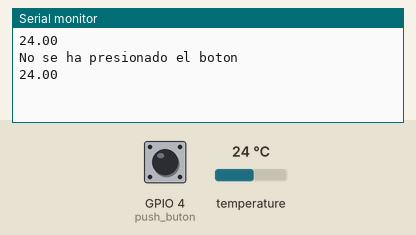
Recording of a sketch running on a simulated ESP32. On the bench: the last lines printed to the serial monitor. The test bench sets the inputs (shaded band); at power-on: temperature 24 °C, GPIO 4 (push_buton) HIGH.

Above: at 7.5 s.
7.6 s: temperature set to 12 °C
At 12.1 s:
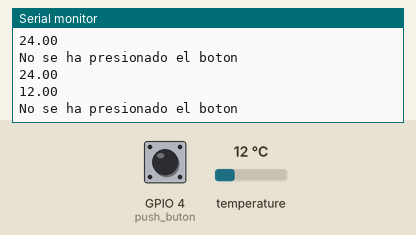
12.2 s: temperature set to 19 °C
At 13.5 s:
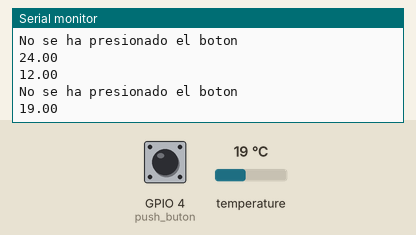
16.8 s: GPIO 4 (push_buton) pulled LOW for 3 s
At 18.6 s:
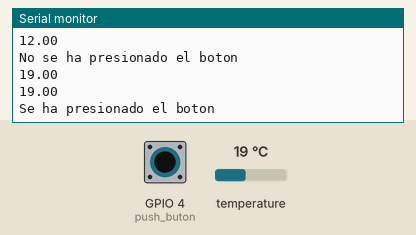
Timing chart, 0 to 20.1 s (numbered marks = the images above; inputs shaded):
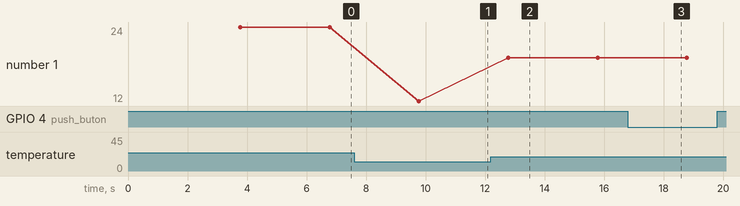

Measured:
- after the input at 7.6 s, the serial monitor: prints a new line after 2.2 s (image 1)
- after the input at 12.2 s, the serial monitor: prints a new line after 0.58 s (image 2)
- after the input at 16.8 s, the serial monitor: prints a new line after 1.2 s (image 3)
- plotted number 1: 24 → 12 after the input at 7.6 s, 12 → 19 after the input at 12.2 s

The sketch:

doooooossssssssss.ino
```cpp
/*
 *Fundacion kinal
 *Centro Educativo Tecnico Laboral Kinal
 *Elecctronia
 *Grado: Quinto
 *Seccion: A
 *Curso: Taller de Electronica Digital y Reparacion de Computadoras I
 *Nombre: Jorge Eduardo Urrea Guerra
 *Carnet: 2019073
 *Proyecto: Practica 1
 */
#include <OneWire.h>
#include <DallasTemperature.h>
#include <Ticker.h>
#define push_buton 4
OneWire ourWire(2);
DallasTemperature Sensors(&ourWire);


void isr_pushbutons();
void isr_temp();


volatile static bool estado_buton;
volatile static bool estado_temperatura;


Ticker isr_accion_buton(isr_pushbutons, 6000); //cada tres segundos se encendera/apagara el led del pin 13;
Ticker isr_accion_tempe(isr_temp, 3000); //cada tres segundos se encendera/apagara el led del pin 13;

void setup() {
 Serial.begin(19200);
 pinMode(push_buton, INPUT_PULLUP);
 digitalWrite(push_buton, HIGH);
 Sensors.begin();
 isr_accion_buton.start();
 isr_accion_tempe.start();
estado_buton = HIGH;
}

void loop() {
isr_accion_buton.update();
isr_accion_tempe.update();
}

void isr_temp(void)
{
  Sensors.requestTemperatures();
  float temperatura= Sensors.getTempCByIndex(0);
  Serial.println(temperatura);
}
void isr_pushbutons(void)
{
estado_buton = digitalRead(push_buton);
if(estado_buton == LOW){
 Serial.println("Se ha presionado el boton");
}
else
{
 Serial.println("No se ha presionado el boton");

}
}
```
